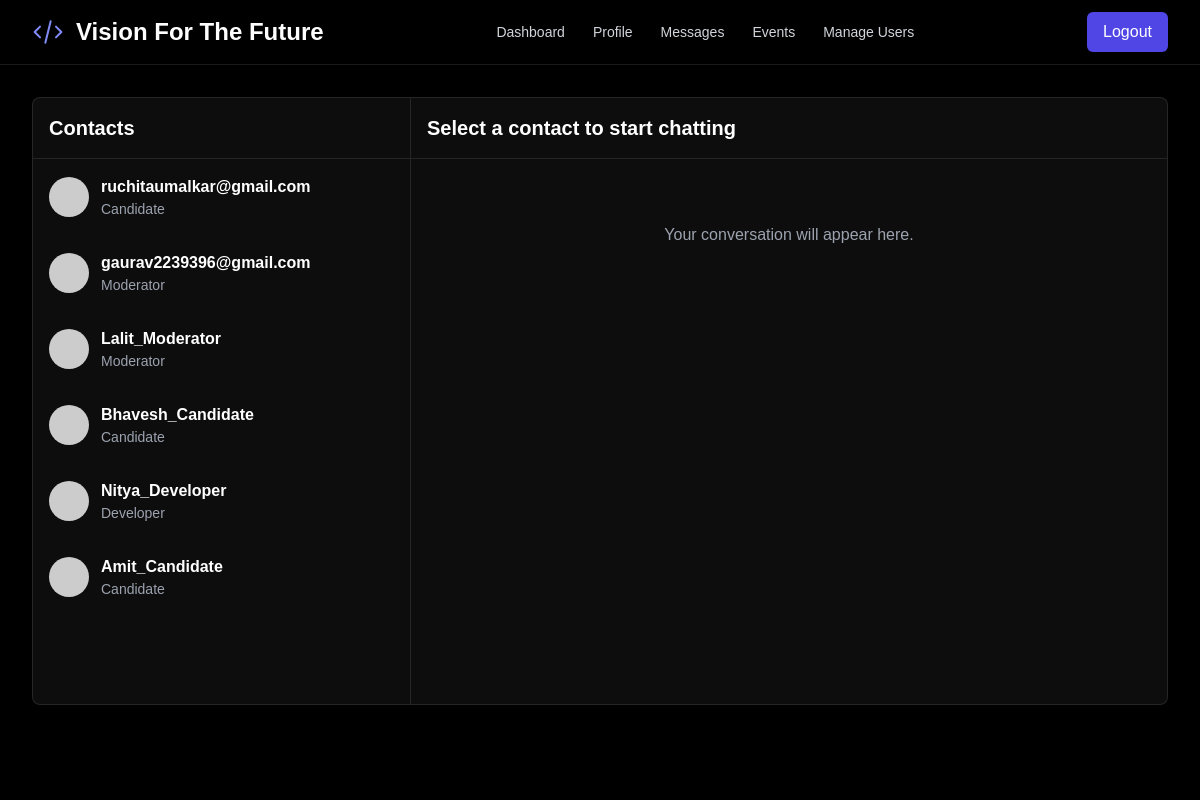
Screenshot of /messages (signed in) with the database file from the repository.
### models.py (models this page shows)
class User(UserMixin, db.Model):
    id = db.Column(db.Integer, primary_key=True)
    username = db.Column(db.String(100), unique=True, nullable=False)
    email = db.Column(db.String(120), unique=True, nullable=False)
    password_hash = db.Column(db.String(128), nullable=False)
    role = db.Column(db.String(20), nullable=False, default='candidate')
    is_approved = db.Column(db.Boolean, default=False, nullable=False)
    avatar_url = db.Column(db.String(200), nullable=False, default='https://api.dicebear.com/8.x/initials/svg?seed=User')
    problem_statement_id = db.Column(db.Integer, db.ForeignKey('problem_statement.id'), nullable=True)
    test_start_time = db.Column(db.DateTime, nullable=True)
    test_end_time = db.Column(db.DateTime, nullable=True)
    is_active = db.Column(db.Boolean, default=True, nullable=False)
    reminder_sent = db.Column(db.Boolean, default=False, nullable=False)
    test_completed = db.Column(db.Boolean, default=False, nullable=False) # New field
    moderator_id = db.Column(db.Integer, db.ForeignKey('user.id'), nullable=True)
    mobile_number = db.Column(db.String(20), nullable=True)
    primary_skill = db.Column(db.String(100), nullable=True)
    primary_skill_experience = db.Column(db.String(50), nullable=True)
    secondary_skill = db.Column(db.String(100), nullable=True)
    secondary_skill_experience = db.Column(db.String(50), nullable=True)
    resume_filename = db.Column(db.String(200), nullable=True)
    secret_question = db.Column(db.String(255), nullable=True)
    secret_answer_hash = db.Column(db.String(128), nullable=True)
    allowed_contacts = db.relationship('User', secondary=candidate_contacts,
                                       primaryjoin=(candidate_contacts.c.candidate_id == id),
                                       secondaryjoin=(candidate_contacts.c.developer_id == id),
                                       backref=db.backref('contact_for', lazy='dynamic'), lazy='dynamic')
    created_problems = db.relationship('ProblemStatement', foreign_keys=[ProblemStatement.created_by_id], backref='creator', lazy=True)
    sent_messages = db.relationship('Message', foreign_keys='Message.sender_id', backref='sender', lazy=True)
    received_messages = db.relationship('Message', foreign_keys='Message.recipient_id', backref='recipient', lazy=True)
    activity_updates = db.relationship('ActivityUpdate', backref='author', lazy=True)
    sent_snippets = db.relationship('CodeSnippet', foreign_keys='CodeSnippet.sender_id', backref='snippet_sender', lazy=True)
    received_snippets = db.relationship('CodeSnippet', foreign_keys='CodeSnippet.recipient_id', backref='snippet_recipient', lazy=True)
    applications = db.relationship('JobApplication', backref='candidate', lazy=True)
    test_submissions = db.relationship('CodeTestSubmission', foreign_keys='CodeTestSubmission.candidate_id', backref='candidate_submitter', lazy=True)
    received_tests = db.relationship('CodeTestSubmission', foreign_keys='CodeTestSubmission.recipient_id', backref='test_recipient', lazy=True)
    feedback_given = db.relationship('Feedback', foreign_keys='Feedback.moderator_id', backref='moderator', lazy=True)
    feedback_received = db.relationship('Feedback', foreign_keys='Feedback.candidate_id', backref='candidate', lazy=True)

### app.py (the view, shortened to what this page needs)
@app.route('/messages')
@login_required
def messages():
    messageable_users_dict = {}
    now = datetime.utcnow()
    if current_user.role == 'candidate':
        admins = User.query.filter_by(role='admin').all()
        for admin in admins:
            messageable_users_dict[admin.id] = admin
        if current_user.test_start_time and current_user.test_end_time and \
           current_user.test_start_time <= now <= current_user.test_end_time and \
           current_user.moderator_id:
            moderator = User.query.get(current_user.moderator_id)
            if moderator:
                messageable_users_dict[moderator.id] = moderator
    elif current_user.role in ['admin', 'developer']:
        users = User.query.filter(User.id != current_user.id).all()
        for user in users:
            messageable_users_dict[user.id] = user
    messageable_users = list(messageable_users_dict.values())
    return render_template('messages.html', messageable_users=messageable_users)

### app.py (called while the page is built)
@app.before_request
def before_request():
    session.permanent = True
    app.permanent_session_lifetime = timedelta(minutes=5)
    session.modified = True

@login_manager.user_loader
def load_user(user_id):
    return User.query.get(int(user_id))

@app.context_processor
def inject_messages():
    if hasattr(current_user, 'is_authenticated') and current_user.is_authenticated:
        messages = Message.query.filter(
            (Message.sender_id == current_user.id) | (Message.recipient_id == current_user.id)
        ).order_by(Message.timestamp.desc()).all()
        return dict(messages=messages)
    return dict(messages=[])

### templates/messages.html (shortened to what this page needs)
{% extends "layout.html" %}
{% block content %}
<div class="h-[calc(100vh-12rem)] bg-white/5 dark:bg-gray-800/20 rounded-lg shadow-xl backdrop-blur-sm border border-white/10 flex animate-dynamic overflow-hidden">
    <div id="contact-list" class="w-full md:w-1/3 border-r border-white/10">
        <div class="p-4 border-b border-white/10">
            <h1 class="text-xl font-bold text-white">Contacts</h1>
        </div>
        <ul class="overflow-y-auto h-[calc(100%-4.5rem)]">
            {% for user in messageable_users %}
                <li class="p-4 hover:bg-white/10 cursor-pointer flex items-center space-x-3 user-contact" data-user-id="{{ user.id }}" data-username="{{ user.username }}">
                    <img src="{{ user.avatar_url }}" alt="Avatar" class="w-10 h-10 rounded-full">
                    <div>
                        <p class="font-semibold text-white">{{ user.username }}</p>
                        <p class="text-sm text-gray-400">{{ user.role.title() }}</p>
                    </div>
                </li>
            {% endfor %}
        </ul>
    </div>
    <div id="chat-window" class="w-full md:w-2/3 flex-col hidden md:flex">
        <div id="chat-header" class="p-4 border-b border-white/10 flex items-center justify-between">
            <div class="flex items-center">
                <h2 id="chat-with-username" class="text-xl font-bold text-white">Select a contact to start chatting</h2>
            </div>
        </div>
        <div id="message-area" class="flex-1 p-6 overflow-y-auto space-y-4">
            <p id="no-chat-selected" class="text-gray-400 text-center mt-10">Your conversation will appear here.</p>
        </div>
    </div>
</div>
{% endblock %}

### templates/layout.html (shortened to what this page needs)
<!DOCTYPE html>
<html lang="en">
<head>
    <script src="https://cdn.tailwindcss.com"></script>
    <link rel="stylesheet" href="https://cdnjs.cloudflare.com/ajax/libs/animate.css/4.1.1/animate.min.css"/>
    <link rel="stylesheet" href="https://cdnjs.cloudflare.com/ajax/libs/font-awesome/5.15.4/css/all.min.css">
    <link rel="stylesheet" href="https://cdnjs.cloudflare.com/ajax/libs/prism/1.29.0/themes/prism-tomorrow.min.css">
    <link rel="stylesheet" href="{{ url_for('static', filename='css/style.css') }}">
</head>
<body class="bg-black">
    <canvas id="bg-canvas" class="fixed top-0 left-0 w-full h-full z-[-1]"></canvas>
    <nav class="bg-black/30 shadow-md sticky top-0 z-40 backdrop-blur-sm border-b border-white/10">
        <div class="max-w-7xl mx-auto px-4 sm:px-6 lg:px-8">
            <div class="flex items-center justify-between h-16">
                <a class="flex items-center cursor-pointer" href="{{ url_for('home') }}">
                    <svg xmlns="http://www.w3.org/2000/svg" fill="none" viewBox="0 0 24 24" stroke-width="1.5" stroke="currentColor" class="w-8 h-8 text-indigo-400"><path stroke-linecap="round" stroke-linejoin="round" d="M10 20l4-16m4 4l4 4-4 4M6 16l-4-4 4-4" /></svg>
                    <h1 class="ml-3 text-2xl font-bold text-white">Vision For The Future</h1>
                </a>
                <div class="hidden md:flex items-center space-x-1">
                    {% if current_user.is_authenticated %}
                        <a href="{{ url_for('dashboard') }}" class="px-3 py-2 rounded-md text-sm font-medium text-gray-300 hover:text-indigo-400">Dashboard</a>
                        <a href="{{ url_for('profile') }}" class="px-3 py-2 rounded-md text-sm font-medium text-gray-300 hover:text-indigo-400">Profile</a>
                        <a href="{{ url_for('messages') }}" class="px-3 py-2 rounded-md text-sm font-medium text-gray-300 hover:text-indigo-400">Messages</a>
                        {% if current_user.role in ['admin', 'developer', 'moderator'] %}
                            <a href="{{ url_for('events') }}" class="px-3 py-2 rounded-md text-sm font-medium text-gray-300 hover:text-indigo-400">Events</a>
                        {% endif %}
                        {% if current_user.role == 'admin' %}
                            <a href="{{ url_for('manage_users') }}" class="px-3 py-2 rounded-md text-sm font-medium text-gray-300 hover:text-indigo-400">Manage Users</a>
                        {% endif %}
                    {% endif %}
                </div>
                <div class="hidden md:flex items-center">
                    {% if current_user.is_authenticated %}
                        <a href="{{ url_for('logout') }}" class="flex items-center bg-indigo-600 text-white px-4 py-2 rounded-md hover:bg-indigo-700 transition-transform duration-200 hover:scale-105">Logout</a>
                    {% else %}
                        <a href="{{ url_for('login_register') }}" class="bg-indigo-600 text-white px-5 py-2 rounded-md hover:bg-indigo-700 transition-all duration-300 hover:shadow-lg hover:shadow-indigo-500/50 transform hover:scale-105">Login / Register</a>
                    {% endif %}
                </div>
            </div>
        </div>
    </nav>
    <main class="p-4 sm:p-6 lg:p-8 relative z-10">
        <div class="max-w-7xl mx-auto">
            {% block content %}{% endblock %}
        </div>
    </main>
</body>
</html>

### static/css/style.css (style rules this page uses)
body { font-family: sans-serif; overflow-x: hidden; }

### rows the page displays
User: username "ruchitaumalkar@gmail.com", role "Candidate"
User: username "gaurav2239396@gmail.com", role "Moderator"
User: username "Lalit_Moderator", role "Moderator"
User: username "Bhavesh_Candidate", role "Candidate"
User: username "Nitya_Developer", role "Developer"
User: username "Amit_Candidate", role "Candidate"
